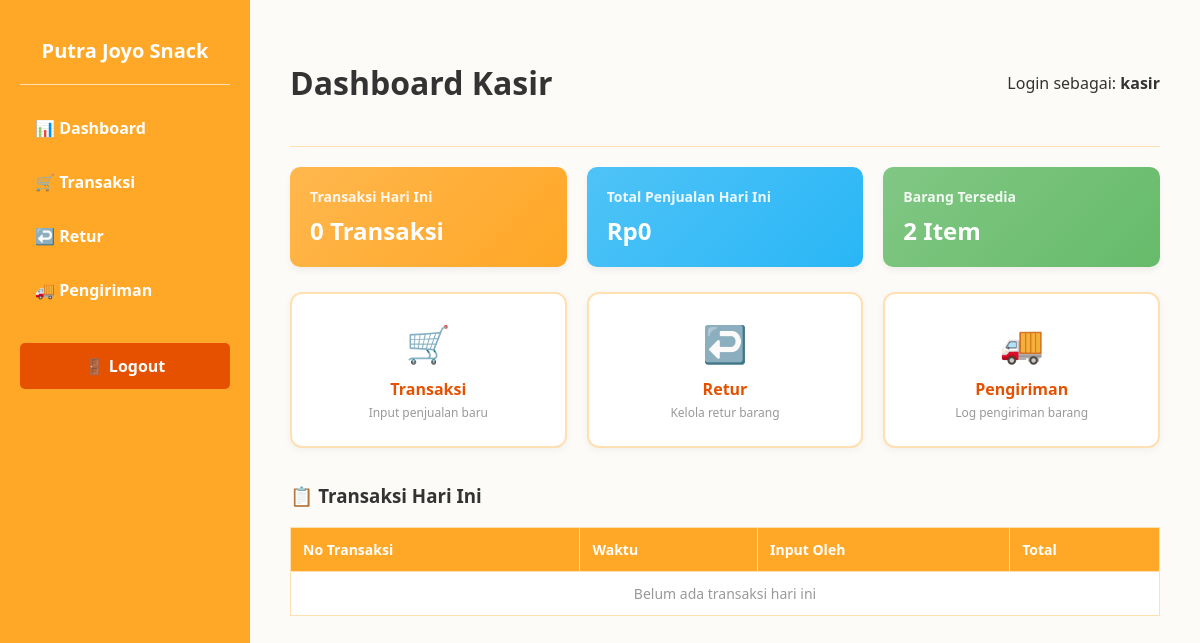
The page /kasir/dashboard (signed in) on the database as committed earlier.
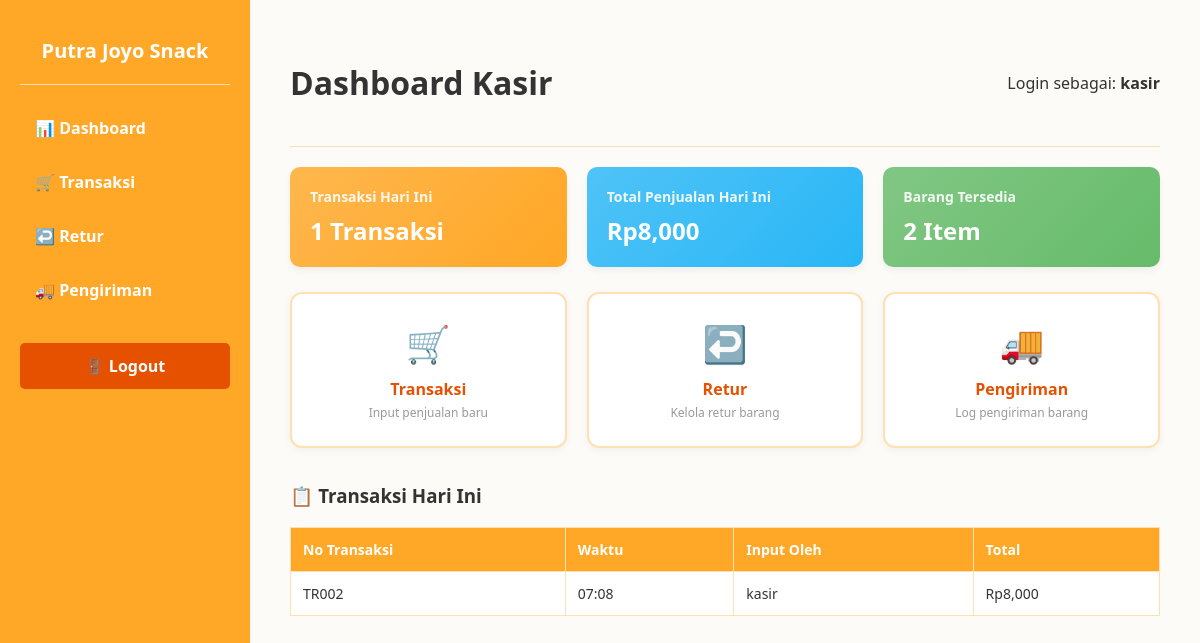
The same page on the database as committed later.
### models/transaksi.py (models this page shows)
class Transaksi(db.Model):
    __tablename__ = 'transaksi'
    id = db.Column(db.Integer, primary_key=True)
    kasir_id = db.Column(db.Integer, db.ForeignKey('users.id'), nullable=False)  # ← users
    total = db.Column(db.Integer, nullable=False)
    tanggal = db.Column(db.DateTime, default=datetime.now)
    kasir = db.relationship('User', backref='transaksi')

### models/user.py (models this page shows)
class User(UserMixin, db.Model):
    __tablename__ = "users"
    id = db.Column(db.Integer, primary_key=True)
    username = db.Column(
        db.String(100),
        unique=True,
        nullable=False
    )
    password = db.Column(
        db.String(255),
        nullable=False
    )
    role = db.Column(
        db.String(20),
        nullable=False
    )
    created_by = db.Column(
        db.Integer,
        nullable=True
    )

### app.py (the view)
@app.route("/kasir/dashboard")
def kasir_dashboard():
    if "user_id" not in session:
        return redirect("/login")
    if session.get("role").lower() != "kasir":
        return "Akses Ditolak: Anda bukan Kasir", 403
    hari_ini = date.today()
    transaksi_list = Transaksi.query.filter(
        db.func.date(Transaksi.tanggal) == hari_ini
    ).order_by(Transaksi.tanggal.desc()).all()
    total_penjualan = sum(t.total for t in transaksi_list)
    jumlah_barang = Barang.query.filter(Barang.stok > 0).count()
    return render_template("kasir/dashboard.html",
        transaksi_hari_ini=len(transaksi_list),
        total_penjualan=total_penjualan,
        jumlah_barang=jumlah_barang,
        transaksi_list=transaksi_list
    )

### templates/kasir/dashboard.html (shortened to what this page needs)
<!DOCTYPE html>
<html lang="id">
<head>
</head>
<body>
    <div class="sidebar">
        <h2>Putra Joyo Snack</h2>
        <hr style="border: 0; height: 1px; background: #FFE0B2; margin-bottom: 20px;">
        <a href="/kasir/dashboard">📊 Dashboard</a>
        <a href="/kasir/transaksi">🛒 Transaksi</a>
        <a href="/kasir/retur">↩️ Retur</a>
        <a href="/kasir/pengiriman">🚚 Pengiriman</a>
        <a class="logout-btn" href="/logout">🚪 Logout</a>
    </div>
    <div class="content">
        <div class="header-main">
            <h1>Dashboard Kasir</h1>
            <div>Login sebagai: <strong>{{ session['username'] }}</strong></div>
        </div>
        <hr style="border: 0; height: 1px; background: #FFE0B2; margin: 20px 0;">
        <div class="cards-grid">
            <div class="card card-orange">
                <h4>Transaksi Hari Ini</h4>
                <p>{{ transaksi_hari_ini }} Transaksi</p>
            </div>
            <div class="card card-blue">
                <h4>Total Penjualan Hari Ini</h4>
                <p>Rp{{ "{:,.0f}".format(total_penjualan) }}</p>
            </div>
            <div class="card card-green">
                <h4>Barang Tersedia</h4>
                <p>{{ jumlah_barang }} Item</p>
            </div>
        </div>
        <div class="shortcut-grid">
            <a href="/kasir/transaksi" class="shortcut-card">
                <div class="icon">🛒</div>
                <div class="label">Transaksi</div>
                <div class="desc">Input penjualan baru</div>
            </a>
            <a href="/kasir/retur" class="shortcut-card">
                <div class="icon">↩️</div>
                <div class="label">Retur</div>
                <div class="desc">Kelola retur barang</div>
            </a>
            <a href="/kasir/pengiriman" class="shortcut-card">
                <div class="icon">🚚</div>
                <div class="label">Pengiriman</div>
                <div class="desc">Log pengiriman barang</div>
            </a>
        </div>
        <div style="margin-top: 35px;">
            <h3>📋 Transaksi Hari Ini</h3>
                <table class="data-table">
                    <thead>
                        <tr>
                            <th>No Transaksi</th>
                            <th>Waktu</th>
                            <th>Input Oleh</th>
                            <th>Total</th>
                        </tr>
                    </thead>
                    <tbody>
            {% if transaksi_list %}
                {% for t in transaksi_list %}
                <tr>
                    <td>TR{{ '%03d'|format(t.id) }}</td>
                    <td>{{ t.tanggal.strftime('%H:%M') }}</td>
                    <td>{{ t.kasir.username if t.kasir else '-' }}</td>
                    <td>Rp{{ "{:,.0f}".format(t.total) }}</td>
                </tr>
                {% endfor %}
            {% else %}
                <tr>
                    <td colspan="4" style="text-align:center; color:#999;">Belum ada transaksi hari ini</td>
                </tr>
            {% endif %}
        </tbody>
    </table>
</div>
</body>
</html>

Rows that differ between the two databases and show on the page:
added Transaksi: id "002", tanggal "07:08", kasir "kasir", total "8,000"
Other text that changed with them:
{{ transaksi_hari_ini }}: "0" → "1"
{{ "{:,.0f}".format(total_penjualan) }}: "0" → "8,000"
text no longer shown: "Belum ada transaksi hari ini"
